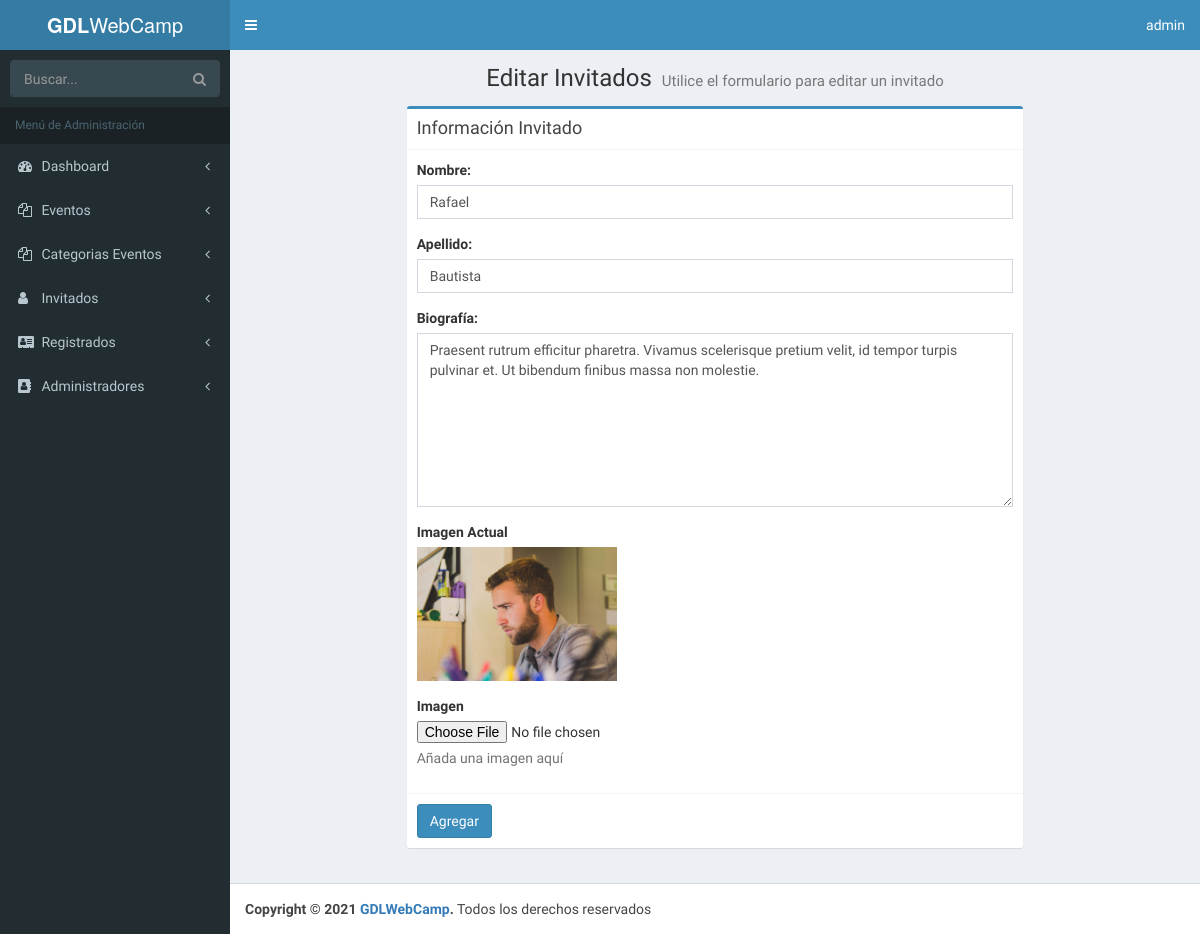
Page /admin/editar-invitado.php?id=1 (signed in) on the earlier database version.
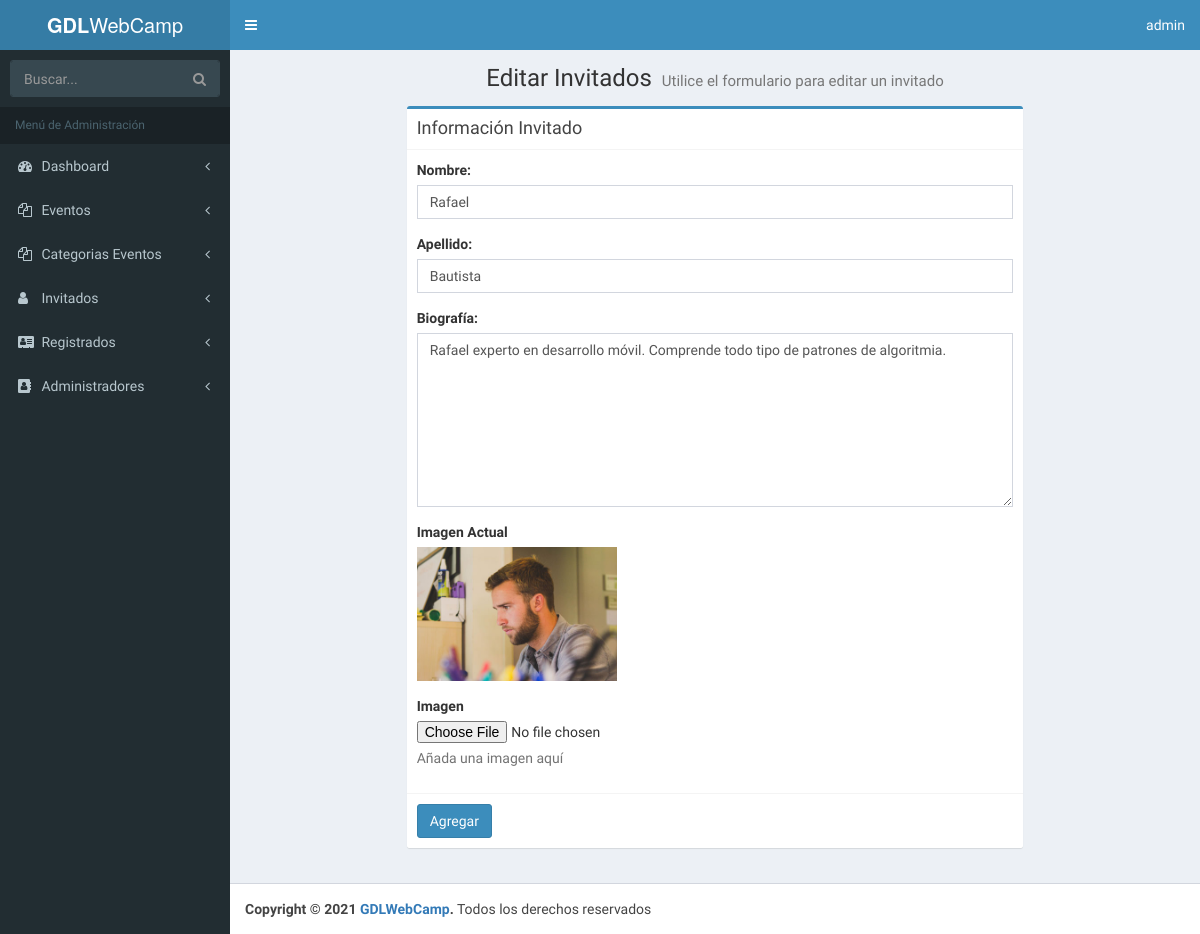
Same page on the later database version.
### tables this page shows
CREATE TABLE `invitados` (
  `invitado_id` tinyint(4) NOT NULL,
  `nombre_invitado` varchar(30) NOT NULL,
  `apellido_invitado` varchar(30) NOT NULL,
  `descripcion` mediumtext NOT NULL,
  `url_imagen` varchar(50) NOT NULL,
  `editado` datetime NOT NULL
);

### admin/editar-invitado.php (the view, shortened to what this page needs)
<?php
    $id = $_GET['id'];
    include_once 'funciones/funciones.php';
    include_once 'templates/header.php';
?>
<body  class="hold-transition skin-blue fixed sidebar-mini" data-elemento="Eventos">
    <div class="wrapper">
        <?php include_once 'templates/barra.php'; ?>
        <?php include_once 'templates/navegacion.php'; ?>
  <div class="content-wrapper">
    <section class="content-header">
      <h1 class="text-center">
        Editar Invitados
        <small>Utilice el formulario para editar un invitado</small>
      </h1>
    </section>
    <section class="content">
            <div class="row">
                <div class="col-lg-8 col-lg-offset-2">
                    <div class="box box-primary">
                            <div class="box-header with-border">
                                <h3 class="box-title">Información Invitado</h3>
                            </div>
                                <?php
                                    $sql = "SELECT * FROM invitados WHERE invitado_id = $id ";
                                    $resultado = $conn->query($sql);
                                    $invitado = $resultado->fetch_assoc();
                                ?>
                                <form role="form" id="guardar-registro-archivo" action="modelo-invitado.php" method="post" enctype="multipart/form-data">
                                    <div class="box-body">
                                            <div class="form-group">
                                                <label for="nombre_invitado">Nombre: </label>
                                                <input type="text" class="form-control" id="nombre_invitado" name="nombre_invitado" placeholder="Nombre" value="<?php echo $invitado['nombre_invitado']; ?>">
                                            </div>
                                            <div class="form-group">
                                                <label for="apellido_invitado">Apellido: </label>
                                                <input type="text" class="form-control" id="apellido_invitado" name="apellido_invitado" placeholder="Apellido" value="<?php echo $invitado['apellido_invitado']; ?>">
                                            </div>
                                            <div class="form-group">
                                                <label for="biografia_invitado">Biografía: </label>
                                                <textarea class="form-control" id="biografia_invitado" name="biografia_invitado" placeholder="Biografia" rows="8"><?php echo $invitado['descripcion']; ?></textarea>
                                            </div>
                                            <div class="form-group">
                                                <label>Imagen Actual</label>
                                                <br>
                                                <img src="../img/invitados/<?php echo $invitado['url_imagen']; ?>" width="200">
                                            </div>
                                            <div class="form-group">
                                                <label for="archivo_imagen">Imagen</label>
                                                <input type="file" id="archivo_imagen" name="archivo_imagen">
                                                <p class="help-block">Añada una imagen aquí</p>
                                            </div>
                                    </div>
                                    <div class="box-footer">
                                        <button type="submit" name="agregar" id="agregar" class="btn btn-primary">Agregar</button>
                                    </div>
                                </form>
                    </div>
                </div>
            </div>
    </section>
  </div>
<?php
    include_once 'templates/footer.php';
    include_once 'templates/footer-scripts.php';
?>

Differences in the rows shown:
changed invitados "Rafael": biografia_invitado "Praesent rutrum efficitur pharetra. Vivamus scelerisque pretium velit, id tempor turpis pulvinar et. Ut bibendum finibus massa non molestie." → "Rafael experto en desarrollo móvil. Comprende todo tipo de patrones de algoritmia."
